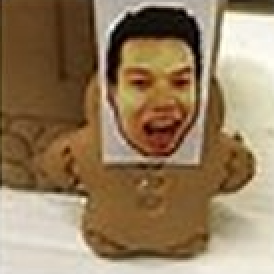
#> input picture WEEK8/input1.png, 137 x 137 px, found by its file name (shown 2 times larger)
$ python 3_imageProcessing.py
#> lines starting #> are read from the running program, lines starting #| are printed output that depends on the picture
import cv2

# Read the input image
input_image = cv2.imread("./WEEK8/input1.png")
#> input_image is the input picture: shape (137, 137, 3); mean B, G, R 94.1, 125, 148.7

# Check if the image was read successfully
if input_image is None:
    print("Could not open or read the image")
else:
    # Apply image enhancement technique
    enhanced_image = cv2.detailEnhance(input_image)
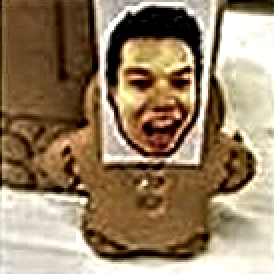
#> enhanced_image: shape (137, 137, 3) (shown 2 times larger); mean B, G, R 100.7, 128.9, 151.2

    # Save the enhanced image
    cv2.imwrite("enhanced_image.jpg", enhanced_image)
    print("Image enhancement completed and saved as enhanced_image.jpg")
